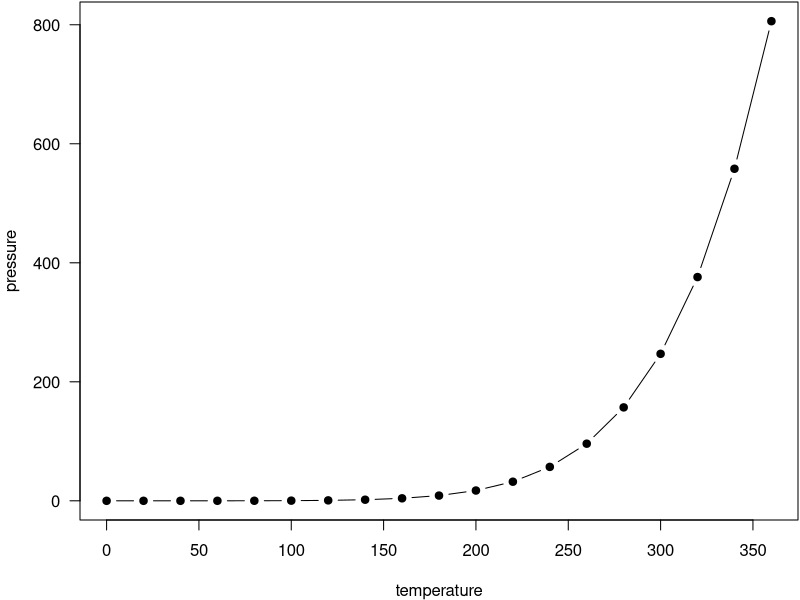

Source code (R):
## ---- chunk 1
options(
  htmltools.dir.version = FALSE, formatR.indent = 2,
  digits = 4, warnPartialMatchAttr = FALSE, warnPartialMatchDollar = FALSE,
  width = 65, scipen = 999
)
local({
  r = getOption('repos')
  if (!length(r) || identical(unname(r['CRAN']), '@CRAN@'))
    r['CRAN'] = 'https://cran.rstudio.com' 
  options(repos = r)
})
par(las=1)
library(knitr)
## ---- chunk 2
# select used packages here + install

pkgs <- c("abind", "acepack", "ade4", "adegenet", "ADPclust", "akima", 
  "ALS", "ape", "askpass", "assertthat", "backports", "base", "base64enc", 
  "betareg", "BH", "BiasedUrn", "bibtex", "bindr", "bindrcpp", 
  "bit", "bit64", "bitops", "blob", "bookdown", "boot", "brew", 
  "Brobdingnag", "broom", "brotli", "BRugs", "callr", "car", "carData", 
  "caTools", "cellranger", "checkmate", "class", "classInt", "cli", 
  "clipr", "clisymbols", "cluster", "coda", "codetools", "colorspace", 
  "compiler", "crayon", "crosstalk", "cure4insect", "curl", "d3heatmap", 
  "data.table", "datasets", "DBI", "dbplyr", "dclone", "dcmle", 
  "deldir", "dendextend", "DEoptim", "desc", "detect", "devtools", 
  "digest", "dismo", "distillery", "doParallel", "dotCall64", "dplyr", 
  "DT", "e1071", "ellipse", "ellipsis", "epiR", "evaluate", "expm", 
  "extRemes", "fansi", "fields", "fiery", "flexmix", "forcats", 
  "foreach", "forecast", "foreign", "formatR", "Formula", "fracdiff", 
  "fs", "future", "gbm", "gdalUtils", "gdata", "gdtools", "generics", 
  "ggplot2", "ggvis", "gh", "git2r", "glmnet", "globals", "glue", 
  "gmodels", "gmp", "graphics", "grDevices", "grid", "gridBase", 
  "gridExtra", "gtable", "gtools", "haven", "hexbin", "highcharter", 
  "highr", "Hmisc", "hms", "htmlTable", "htmltools", "htmlwidgets", 
  "httpuv", "httr", "igraph", "ineq", "ini", "inline", "intrval", 
  "inum", "Iso", "iterators", "jpeg", "jsonlite", "KernSmooth", 
  "knitr", "labdsv", "labeling", "later", "lattice", "latticeExtra", 
  "lazyeval", "leafem", "leaflet", "leaflet.extras", "leafpm", 
  "leafpop", "LearnBayes", "libcoin", "lintr", "listenv", "lme4", 
  "Lmoments", "lmtest", "loo", "lubridate", "magick", "magrittr", 
  "manipulateWidget", "mapedit", "maps", "maptools", "mapview", 
  "markdown", "MASS", "Matrix", "MatrixModels", "matrixStats", 
  "mefa", "mefa4", "memoise", "methods", "mgcv", "mime", "miniUI", 
  "minqa", "mnormt", "modelr", "modeltools", "MuMIn", "munsell", 
  "mvtnorm", "nlme", "nloptr", "NMF", "nnet", "nnls", "numDeriv", 
  "odbc", "opencpu", "openssl", "openxlsx", "opticut", "parallel", 
  "parsedate", "partitions", "partykit", "pbapply", "pbkrtest", 
  "permute", "pillar", "pkgbuild", "pkgconfig", "pkgload", "pkgmaker", 
  "plogr", "plotrix", "plyr", "png", "polynom", "praise", "prettyunits", 
  "pROC", "processx", "progress", "promises", "protolite", "ps", 
  "pscl", "purrr", "PVAClone", "quadprog", "quantmod", "quantreg", 
  "R.methodsS3", "R.oo", "R.utils", "R2OpenBUGS", "R2WinBUGS", 
  "R6", "rappdirs", "raster", "rcmdcheck", "RColorBrewer", "Rcpp", 
  "RcppArmadillo", "RcppEigen", "readr", "readxl", "registry", 
  "rematch", "rematch2", "remotes", "reprex", "reqres", "reshape", 
  "reshape2", "ResourceSelection", "rex", "rgdal", "rgeos", "rgl", 
  "rio", "rioja", "rjags", "rlang", "rlecuyer", "rlist", "rmarkdown", 
  "rngtools", "RODBC", "routr", "rpart", "rprojroot", "RSQLite", 
  "rstan", "rstudioapi", "rvest", "sandwich", "satellite", "scales", 
  "scatterplot3d", "segmented", "selectr", "sendmailR", "seqinr", 
  "sessioninfo", "sf", "sharx", "shiny", "shinyBS", "shinyjqui", 
  "shinyjs", "shinythemes", "simba", "sn", "snow", "sourcetools", 
  "sp", "spam", "SparseM", "spatial", "spData", "spdep", "splines", 
  "StanHeaders", "stats", "stats4", "stringdist", "stringi", "stringr", 
  "survival", "svglite", "sys", "tcltk", "testthat", "tibble", 
  "tidyr", "tidyselect", "tidyverse", "timeDate", "tinytex", "tools", 
  "triebeard", "tseries", "TTR", "units", "unmarked", 
  "untb", "urca", "urltools", "uroot", "usethis", "utf8", "utils", 
  "uuid", "vctrs", "vegan", "viridis", "viridisLite", "webshot", 
  "webutils", "whisker", "withr", "xfun", "XML", "xml2", "xopen", 
  "xtable", "xts", "yaml", "zeallot", "zip", "zoo")

knitr::write_bib(pkgs, 'packages.bib')
## ---- chunk 3
par(mar = c(4, 4, .1, .1))
plot(pressure, type = 'b', pch = 19)
## ---- chunk 4
knitr::kable(
  head(iris, 20), caption = 'Here is a nice table!',
  booktabs = TRUE
)
